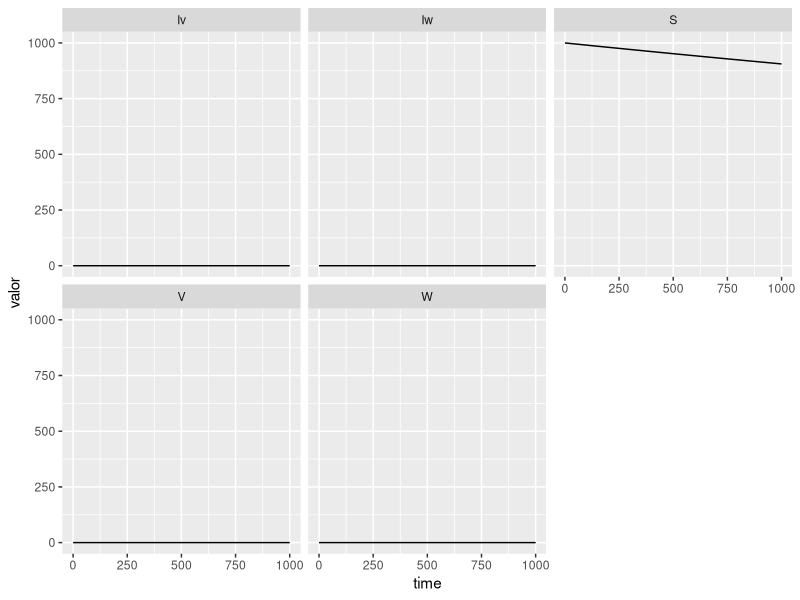
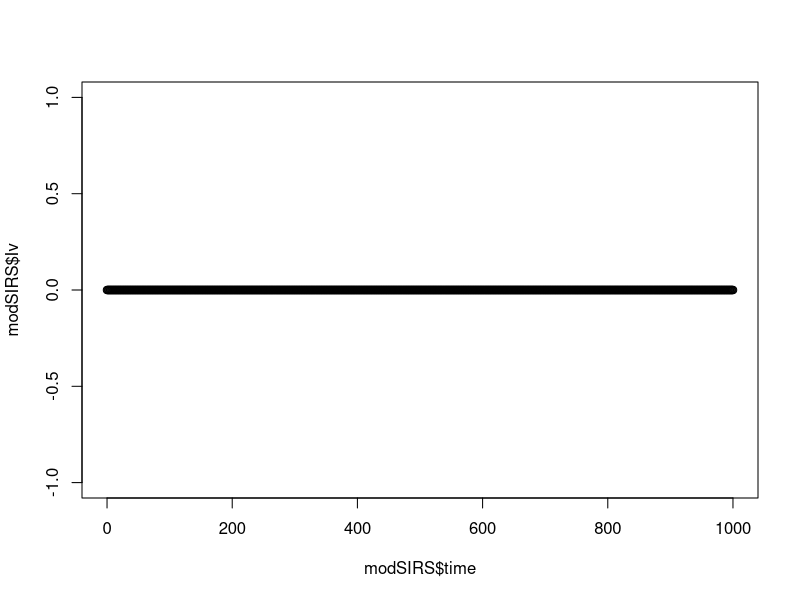

Source code (R) for these figures, in order: (Note: this script raises an error after producing the figures.)
###################################################################################
#                    modelagem matematica lobisomem vampiro humanos               #
###################################################################################


# Formulacao com fracoes (proporcoes) 

# Carregando pacotes ----
library(deSolve)
library(tidyverse)
library(reshape2)

# Parametros ----

# Taxas por ano 

natalidade <- 0.000001 #taxa matalidade 
Motalidade.Hum <- 0.0001 #taxa de mortalidade
beta.vamp <- 0.001 #taxa de infecao vampiros
beta.lobi <- 0.001 #taxa de infecao lobisomn
prev.vamp <- 0.0001 # taxa de prevencao que um humano vire vamp porque se suicida ou le disparam 
prev.lobi <- 0.0001 #taxa de prevencao que um humano vire lobi porque se suicida ou le disparam 
gamma.vamp  <- 0#365/21 # periodo de latencia para virar vampiro 3 sem
gamma.lobi <- 0 #365/21 # periodo de latencia lobi 3 sem 
letha.homen.mata.vampiro <- 0 # taxa de humonaos que matam vampiros 
letha.lobi.mata.vampiro <- 0 #taxa de lobi que matam vampiros 
letha.homenm.mata.lobi <- 0 # taxa de humonaos que matam lobi
letha.vampi.mata.lobi <- 0 # taxa de vampiro que matam lobi
mortalidade.lobi <- 0 # taxa de morte natural dos lobi

# o desolve precisa um conjunto de parametrros pra souber o nome da equacao 

par.SVW <- c(
  natalidade = natalidade,
  Motalidade.Hum = Motalidade.Hum,
  beta.vamp = beta.vamp,
  beta.lobi = beta.lobi,
  prev.vamp = prev.vamp,
  prev.lobi = prev.lobi,
  gamma.vamp =  gamma.vamp,
  gamma.lobi = gamma.lobi,
  
  # gamma.vamp =  gamma.lobi,
  # gamma.lobi = gamma.vamp,
  
  letha.homen.mata.vampiro = letha.homen.mata.vampiro,
  letha.lobi.mata.vampiro = letha.lobi.mata.vampiro,
  letha.homenm.mata.lobi = letha.homenm.mata.lobi,
  letha.vampi.mata.lobi = letha.vampi.mata.lobi,
  mortalidade.lobi = mortalidade.lobi
)

# Calculando R0 ----
#
R0 <- beta.vamp/(gamma.vamp)
R0 

# Variaveis e condicao inicial ----

S  <- 1000
 Iv <- 0
 Iw <- 0
 W <- 0
 V <- 0


# state.SIR <- c(s=0.9999,i=0.0001,r=0)

 state.SVW <- c(S = S, Iv = Iv,Iw = Iw, W = W, V = V)



# Tempo de simulacao ----
# Varie o tempo de simulacao: 20, 100
tsim <- 1000
Dt <- 1

# Funcao para o modelo SIR ----
# Termo de transmissao frequencia dependente 
SIRS <- function(t,state,parameters){
  with(as.list(c(state,parameters)),{
    
    # # rate of change
    # ds <- mu - beta*s*i - mu*s + + omegaR*r
    # di <- beta*s*i - (mu+gama)*i
    # dr <- gama*i - mu*r - omegaR*r
    
    ds <- natalidade*S - Motalidade.Hum*S - beta.vamp *S*V -beta.lobi*S*W
    
    dIv <- beta.vamp*S*V - prev.vamp* Iv + gamma.vamp*Iv
    dV <- gamma.vamp*Iv - letha.homen.mata.vampiro*V - letha.lobi.mata.vampiro*V
    
    dIw <- beta.lobi*S*W - prev.lobi*Iw + gamma.lobi*Iw
    dW <- gamma.lobi*Iw - letha.homenm.mata.lobi*W - letha.vampi.mata.lobi*W - mortalidade.lobi*W 
    
    
    # return the output of the model
    return(list(c(ds, dIv, dV, dIw,  dW)))
    
  })
}

tempos <- seq(from=0,to=tsim,by=Dt)

# modSIRS <- ode(y = state.SIR, times = tempos, func = SIRS, parms = par.SIRS, method = "ode45")
modSIRS <- ode(y = state.SVW, times = tempos, func = SIRS, parms = par.SVW, method = "ode45")


modSIRS <- as.data.frame(modSIRS)

modSIRS %>%
  gather(key = 'compartimento', value = 'valor', -time)%>%
  ggplot(aes(x= time, y = valor))+
  geom_line()+
  facet_wrap('compartimento', scales = 'fixed')


plot(modSIRS$time, modSIRS$Iv)





# names(modSIRS) <- c("t","s","i","r")


head(modSIRS)
# # Grafico de infectados ----
# plot(modSIR$t, modSIR$i, col="red", type="l")
# 
# # Exportando o grafico para o formato tif
# # help(tiff) para mais informacoes
# tiff(filename="InfectadosModeloSIR.tif", width=100, height=80, pointsize=8,
#      units="mm", res=300, compression="lzw")
# 
# plot(modSIR$t, modSIR$i, col="red", type="l", 
#      xlab="Tempo (anos)", ylab="Proporção de infectados")
# 
# dev.off()
# 
# # Grafico de s, i, r ---
# plot(modSIR$t, modSIR$s, col="blue", type="l", ylim=c(0,1))
# lines(modSIR$t, modSIR$i,col="red")
# lines(modSIR$t, modSIR$r,col="green")
# 
# Para verificar a soma das proporcoes
# modSIR$n <- modSIR$s + modSIR$i + modSIR$r 

# Grafico no ggplot2 ----
# Carregando pacotes 
library(ggplot2)
library(reshape)

# Empilhando os dados para o grafico ----
modSIRS <- melt(as.data.frame(modSIRS),id="t")
names(modSIRS) <- c("t", "compartimento", "proporcao")

# Grafico basico no ggplot2
grafSIR <- ggplot(modSIRS,aes(x=t,y=proporcao,colour=compartimento,group=compartimento)) +
  geom_line(size=1) 

grafSIR

# Modificando o grafico no ggplot2
grafSIRs2 <- ggplot(modSIRS,aes(x=t,y=proporcao,colour=compartimento,group=compartimento)) +
  geom_line(size=1) +
  theme(axis.text.x = element_text(size=14, colour="black"),
        axis.text.y = element_text(size=14, colour="black"),
        axis.title.x = element_text(colour="black", size=14, vjust=0.1, hjust=0.5, face="plain"), 
        axis.title.y = element_text(colour="black", size=14, vjust=0.2, hjust=0.5, face="plain"),   
        legend.position=c(0.85,0.3))+
  xlab("Tempo (anos)") + 
  ylab("Proporção") 

grafSIRs2


# Exportando o grafico para o formato tif
# help(tiff) para mais informacoes
tiff(filename="ModeloSIR_ggplot.tif", width=100*2, height=80*2, pointsize=8,
     units="mm", res=300, compression="lzw")

grafSIR2

dev.off()
